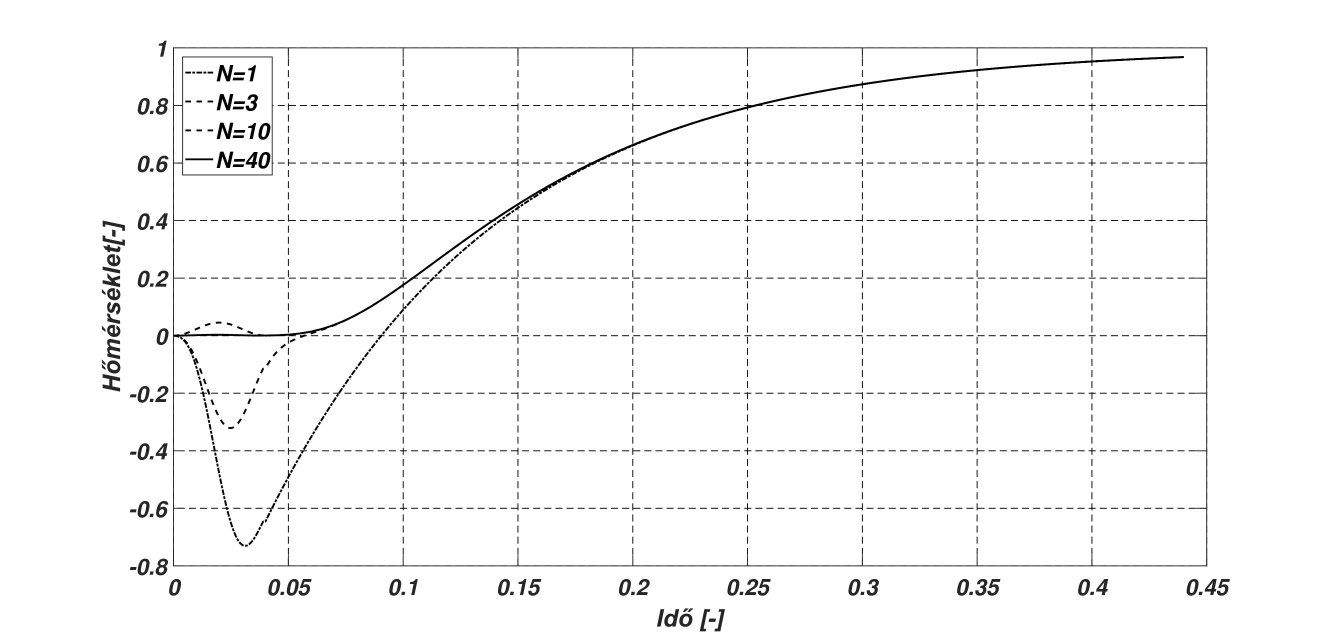
#> input picture GK_05_09/data/input/p10_fig2.png, 4000 x 1908 px (shown at 1/3 size)
$ python regenerate_fig2_digitisation.py
#> lines starting #> are read from the running program, lines starting #| are printed output that depends on the picture; after the words box and inside, x2 and y2 are one past the last pixel; in counts of white or black regions, pixels touching at a corner belong together
### GK_05_09/code/main/scripts/digitize.py
"""
Digitisation of the published figures of Kovacs (2018), IJHMT 127(A), 631-636.
Source raster: arXiv:1804.05225v1 embedded images (4000x1908 px).

GATE 4 requires TWO INDEPENDENT digitisation passes so that digitisation
uncertainty sigma_d is measured, not assumed.

PASS A : intensity-weighted centroid of dark pixels in each column.
PASS B : midpoint of the extreme dark pixels (min/max envelope) in each column.
These respond differently to line thickness, dashes and grid crossings, so their
spread is a genuine estimate of digitisation uncertainty.

The published figures each contain TWO curves ('analytical' thin solid and
'numerical' thick dashed) which overlie each other almost everywhere. We
therefore digitise the union band and treat its half-width as part of sigma_d.
This is stated explicitly rather than hidden.
"""
import numpy as np
from PIL import Image

# Axis calibration, read from the raster frame + tick labels of each figure.
# Frame pixel coords are identical for the two IJHMT-style plots.
CAL = {
    # name : (x0px, x1px, y0px, y1px, xmin, xmax, ymin, ymax, legend_box)
    # Rows 145-384 hold the legend text; the T=1.0 curve band starts at row 385,
    # so the mask must stop at 384 or it clips the curve. Verified by a
    # column-density scan of the raster (see validation report).
    'fig3':  (521, 3620, 1664, 143, 0.0, 1.0, 0.0, 1.2, (2500, 3621, 145, 384)),
    'fig5':  (521, 3620, 1664, 143, 0.0, 2.0, 0.0, 1.2, (2500, 3621, 145, 384)),
    # Fig 2 has a different frame and a negative y-range
    'fig2':  (521, 3620, 1698, 143, 0.0, 0.45, -0.8, 1.0, (521, 1100, 143, 560)),
}


def load_gray(path):
#> called with path = 'GK_05_09/data/input/p10_fig2.png'
    return np.array(Image.open(path).convert('L'))


def mask_curve(img, cal, thresh=110):
    """Dark-pixel mask with frame, gridlines and legend removed."""
#> called with thresh = 110
    x0, x1, y0, y1, *_ , legend = cal
#> x0 = 521; x1 = 3620; y0 = 1698; y1 = 143; legend = (521, 1100, 143, 560)
    H, W = img.shape
#> H = 1908; W = 4000
    dark = img < thresh
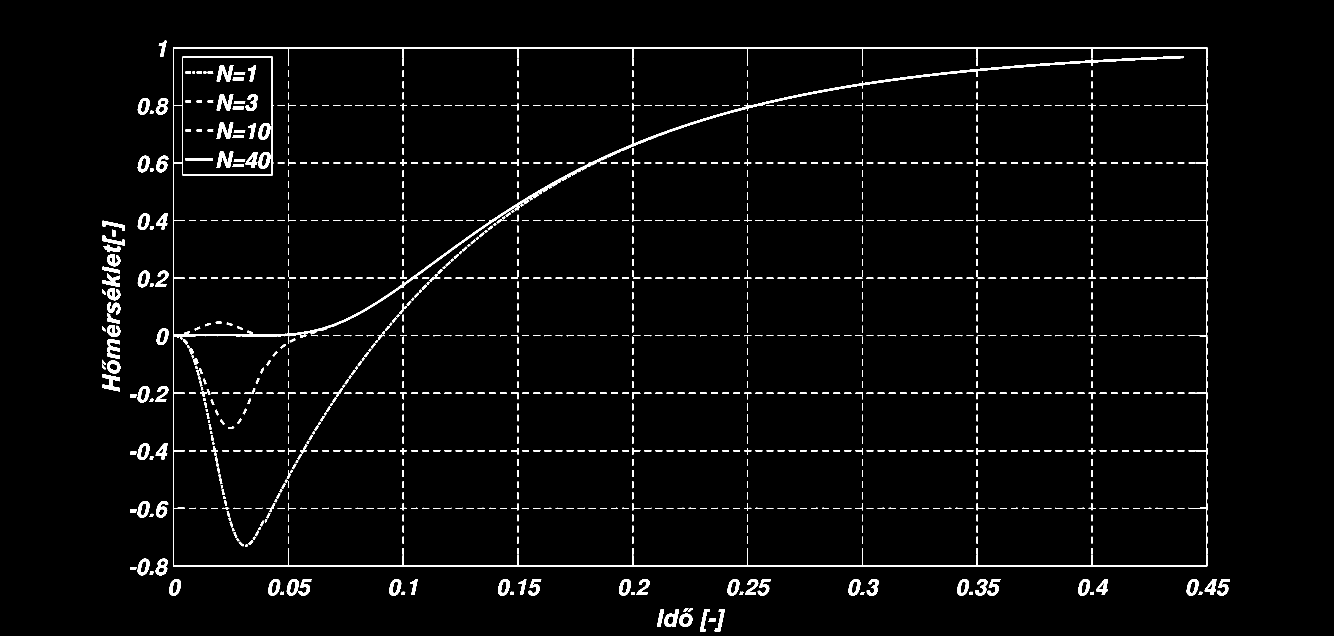
#> dark: shape (1908, 4000) bool (shown at 1/3 size); 2.5% white; 1254 white regions, largest, box (x1, y1, x2, y2) and area: (519, 142, 3622, 1699) 54066, (322, 1017, 360, 1077) 1282, (308, 1122, 360, 1174) 1281

    # remove near-full rows/cols: frame + solid gridlines
    rows = dark.sum(1)
#> rows = 1908 values, max 3145 at index 1696, min 0 at index 0, mean 99.03
    cols = dark.sum(0)
#> cols = 4000 values, max 1581 at index 519, min 0 at index 0, mean 47.24
    for i in range(H):
        if rows[i] > 0.45 * W:
            dark[i, :] = False
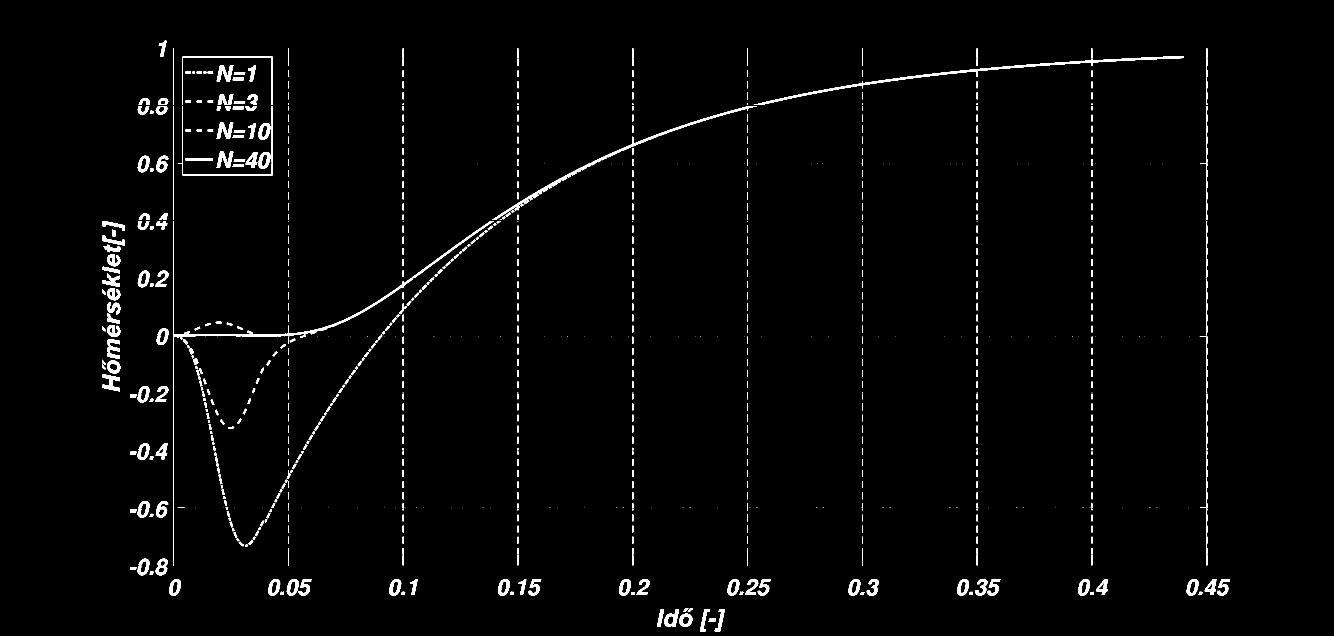
#> dark: shape (1908, 4000) bool (shown at 1/3 size); 1.7% white; 884 white regions (188 under 20 px), largest, box (x1, y1, x2, y2) and area: (2261, 168, 3552, 315) 8046, (519, 836, 1240, 1006) 4296, (1774, 318, 2271, 488) 3423
    for j in range(W):
        if cols[j] > 0.45 * H:
            dark[:, j] = False
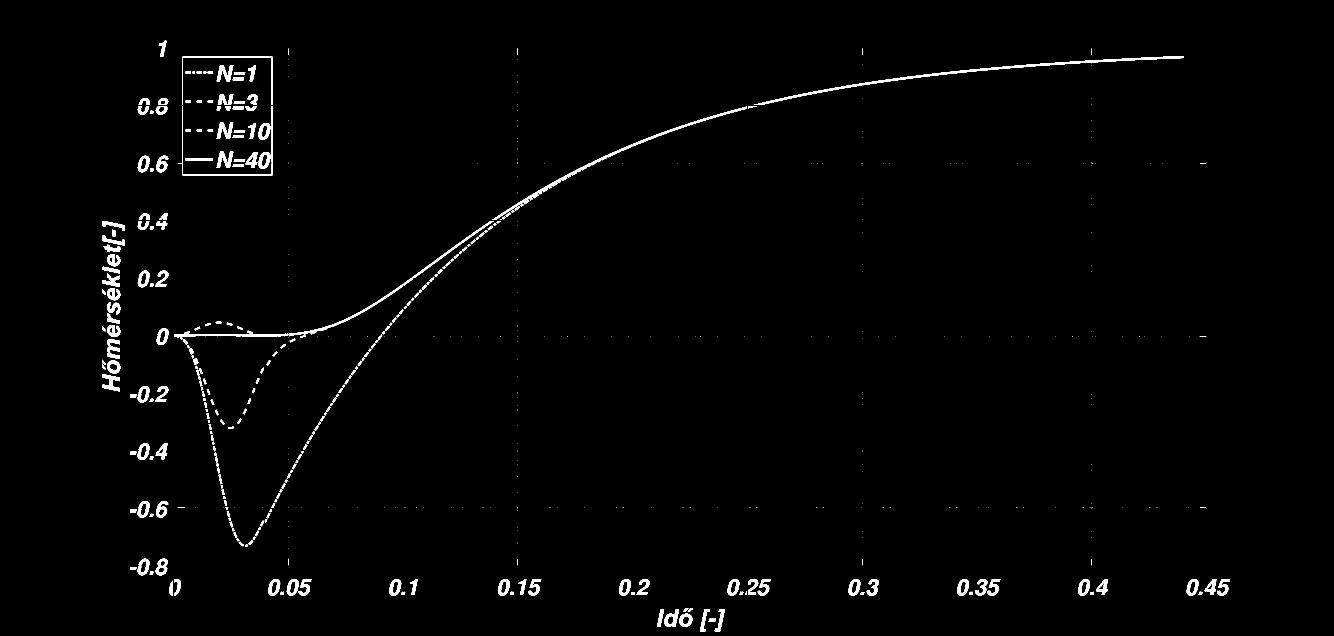
#> dark: shape (1908, 4000) bool (shown at 1/3 size); 1.3% white; 635 white regions (305 under 20 px), largest, box (x1, y1, x2, y2) and area: (866, 853, 1208, 1006) 2350, (1900, 320, 2241, 439) 2280, (1555, 490, 1787, 616) 2182

    # blank the legend box
    lx0, lx1, ly0, ly1 = legend
#> lx0 = 521; lx1 = 1100; ly0 = 143; ly1 = 560
    dark[ly0:ly1, lx0:lx1] = False
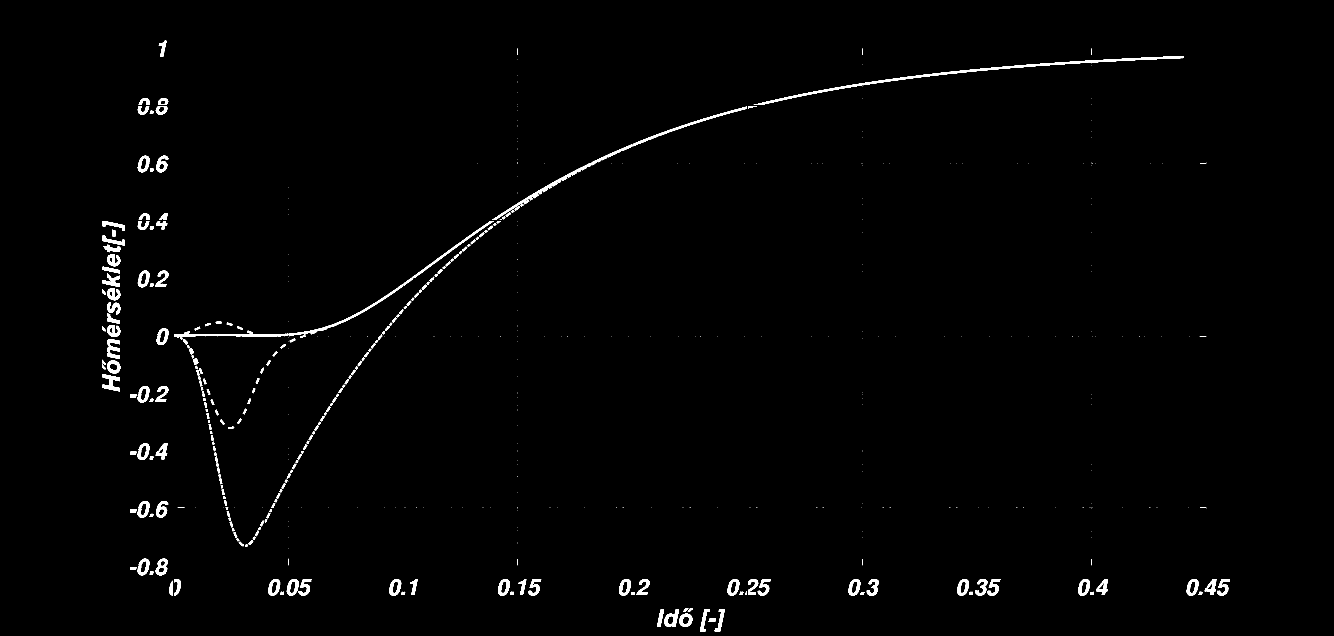
#> dark: shape (1908, 4000) bool (shown at 1/3 size); 1.1% white; 583 white regions (297 under 20 px), largest, box (x1, y1, x2, y2) and area: (866, 853, 1208, 1006) 2350, (1900, 320, 2241, 439) 2280, (1555, 490, 1787, 616) 2182

    # restrict to plot interior
    out = np.zeros_like(dark)
    top, bot = min(y0, y1), max(y0, y1)
#> top = 143; bot = 1698
    out[top + 3:bot - 2, x0 + 3:x1 - 2] = dark[top + 3:bot - 2, x0 + 3:x1 - 2]
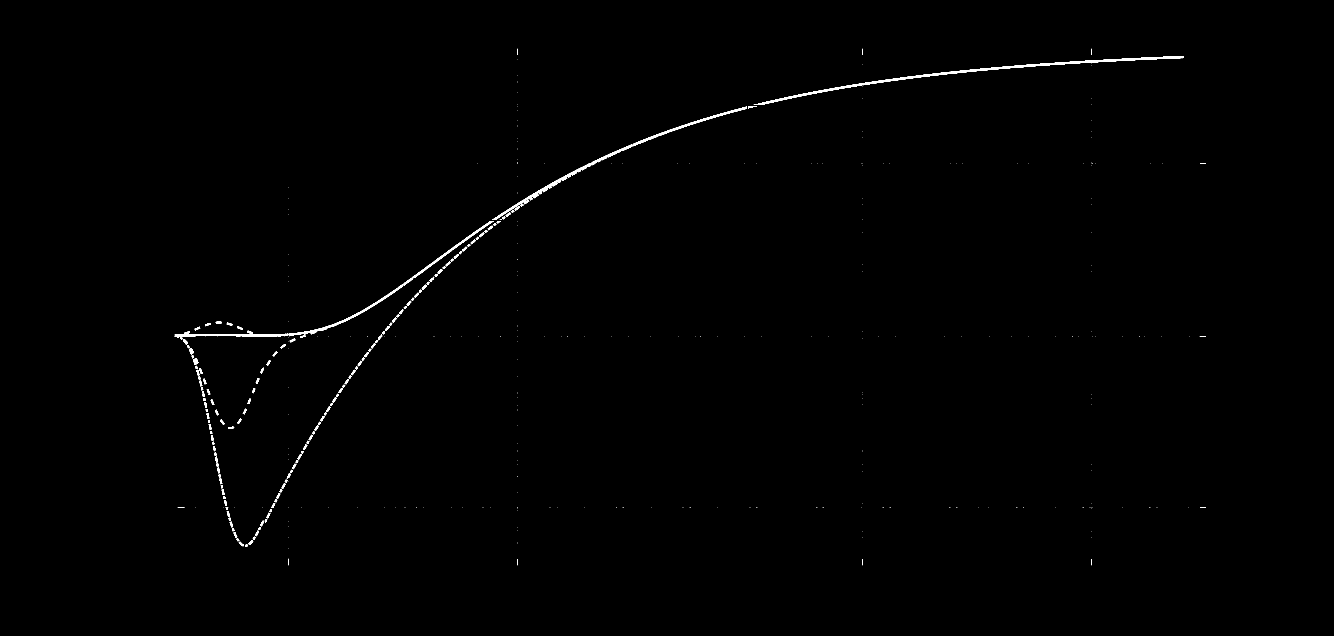
#> out: shape (1908, 4000) bool (shown at 1/3 size); 0.4% white; 461 white regions (298 under 20 px), largest, box (x1, y1, x2, y2) and area: (866, 853, 1208, 1006) 2350, (1900, 320, 2241, 439) 2280, (1555, 490, 1787, 616) 2182
    return out


def px_to_data(cal, xs, ys):
    x0, x1, y0, y1, xmin, xmax, ymin, ymax, _ = cal
    X = xmin + (xs - x0) * (xmax - xmin) / (x1 - x0)
    Y = ymin + (ys - y0) * (ymax - ymin) / (y1 - y0)
    return X, Y


# [35 lines left out: functions digitise, band_halfwidth, not called in this run]


def digitise_multi(img, cal, col_step=4, gap=25):
    """
    For Fig 2: several distinct curves per column. Cluster the dark pixels in each
    column into runs separated by > gap px and return every cluster centre.
    """
    m = mask_curve(img, cal)
    x0, x1 = cal[0], cal[1]
#> x0 = 521; x1 = 3620
    pts = []
    for j in range(x0 + 4, x1 - 3, col_step):
        idx = np.nonzero(m[:, j])[0]
        if idx.size == 0:
            continue
        splits = np.split(idx, np.nonzero(np.diff(idx) > gap)[0] + 1)
        for s in splits:
            pts.append((j, float(s.mean())))
#> this loop made 1546 passes
#> splits on passes 1 to 3: [[1004, 1005, 1008, 1009]], [[1004, 1005, 1008, 1009, 1010]], [[1004, 1005, 1008, 1009, 1010]]
#> after the loop, pts = 2129 pairs, first value 525 to 3615, second value 170.5 to 1637
    pts = np.array(pts, float)
    X, Y = px_to_data(cal, pts[:, 0], pts[:, 1])
#> in px_to_data, `x0, x1, y0, y1, xmin, xmax, ymin, ymax, _ = cal`: x0 = 521; x1 = 3620; y0 = 1698; y1 = 143; xmin = 0; xmax = 0.45; ymin = -0.8; ymax = 1
#> in px_to_data, `X = xmin + (xs - x0) * (xmax - xmin) / (x1 - x0)`: X = 2129 values from 0.000581 to 0.449
#> in px_to_data, `Y = ymin + (ys - y0) * (ymax - ymin) / (y1 - y0)`: Y = 2129 values, max 0.968 at index 2098, min -0.729 at index 277, mean 0.351
#> X = 2129 values from 0.000581 to 0.449
    return X, Y

### GK_05_09/code/main/scripts/regenerate_fig2_digitisation.py
"""Regenerate the despeckled Fig.2 digitisation from the anchor figure image.

INPUT DATA generation, not a scientific result. Run once; output is
data/fig2_digitised_despeckled.npy. Requires the archived digitiser and the
figure image from validation/.
"""
import sys, numpy as np
from pathlib import Path
ROOT = Path(__file__).resolve().parent.parent   # .../code/main
PROJECT = ROOT.parent.parent                    # package root
INPUT_DIR = PROJECT / "data" / "input"          # central read-only input tree
sys.path.insert(0, str(ROOT))                   # find src/ and this script's modules
sys.path.insert(0, str(ROOT / "scripts"))       # find digitize.py
import digitize as D

# Anchor source raster (publication figure used to re-digitise Fig. 2).
IMG = INPUT_DIR / "p10_fig2.png"


def despeckle(X, Y, dx_tol=0.0035, need=2):
    keep = np.zeros(len(X), bool)
    for i in range(len(X)):
        m = (np.abs(X - X[i]) < dx_tol) & (np.abs(Y - Y[i]) < 0.05)
        keep[i] = (m.sum() - 1) >= need
    return X[keep], Y[keep]


if __name__ == "__main__":
    X, Y = D.digitise_multi(D.load_gray(str(IMG)), D.CAL["fig2"],
                            col_step=2, gap=25)
#> X = 2129 values from 0.000581 to 0.449
    k = (X > 0.006) & (X < 0.444)
    X, Y = X[k], Y[k]
#> X = 2074 values from 0.0061 to 0.442; Y = 2074 values, max 0.968 at index 2068, min -0.729 at index 247, mean 0.363
    n0 = len(X)
#> n0 = 2074
    X, Y = despeckle(X, Y)
#> X = 2024 values from 0.0061 to 0.44; Y = 2024 values, max 0.968 at index 2019, min -0.729 at index 247, mean 0.373
    out = INPUT_DIR / "fig2_digitised_despeckled.npy"
    np.save(out, dict(X=X, Y=Y, full_range=float(Y.max() - Y.min())),
            allow_pickle=True)
    print(f"{n0} -> {len(X)} points after despeckle; saved {out}")
#| 2074 -> 2024 points after despeckle; saved GK_05_09/data/input/fig2_digitised_despeckled.npy
